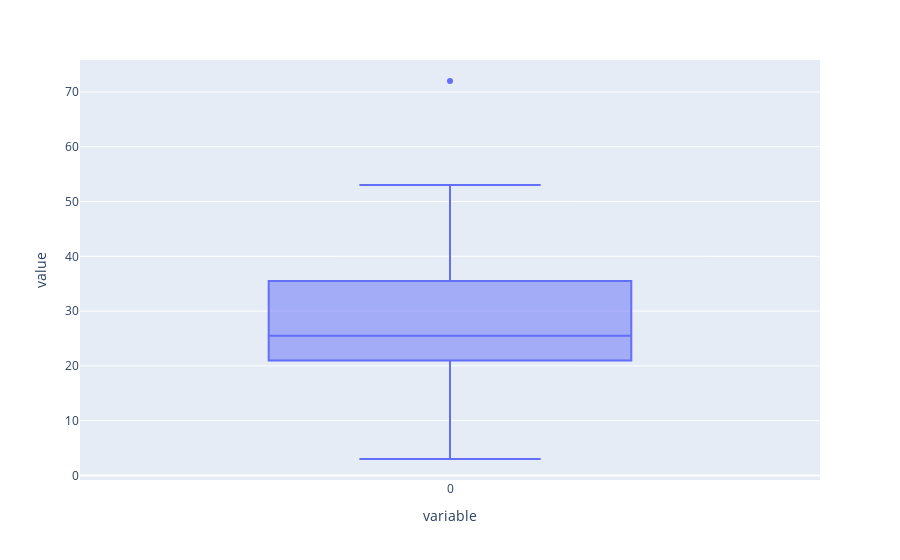

The notebook cell saved with this chart:
### Code cell
umsatz = [3, 10, 21, 23, 25, 26, 29, 35, 36, 38, 45, 53, 72]
anzahl = [1, 5, 6, 5, 3, 3, 4, 3, 4, 2, 1, 2, 1]

expanded_data = []
for value, freq in zip(umsatz, anzahl):
    expanded_data.extend([value] * freq)

expanded_data = pd.Series(expanded_data)

q1 = expanded_data.quantile(0.25)
meadian_val = expanded_data.median()
q3 = expanded_data.quantile(0.75)
    
iQr = q3 - q1

lower_whisker = q1 - iQr * 1.5
upper_whisker = q3 + iQr * 1.5

print({
    "Q1 (Unteres Quartil)": q1,
    "Q2 (Median)": meadian_val,
    "Q3 (Oberes Quartil)": q3,
    "IQR (Interquartilsabstand)": iQr,
    "Untere Whisker-Grenze": lower_whisker,
    "Obere Whisker-Grenze": upper_whisker
})
    
px.box(expanded_data)

### Figure 1 — Plotly figure (JSON) as saved in the notebook; plotly's stock layout.template omitted (floating-point values rounded to 4 significant figures)
{"data": [{"alignmentgroup": "True", "hovertemplate": "variable=%{x}<br>value=%{y}<extra></extra>", "legendgroup": "", "marker": {"color": "#636efa"}, "name": "", "notched": false, "offsetgroup": "", "orientation": "v", "showlegend": false, "type": "box", "x": ["0", "0", "0", "0", "0", "0", "0", "0", "0", "0", "0", "0", "0", "0", "0", "0", "0", "0", "0", "0", "0", "0", "0", "0", "0", "0", "0", "0", "0", "0", "0", "0", "0", "0", "0", "0", "0", "0", "0", "0"], "x0": " ", "xaxis": "x", "y": [3, 10, 10, 10, 10, 10, 21, 21, 21, 21, 21, 21, 23, 23, 23, 23, 23, 25, 25, 25, 26, 26, 26, 29, 29, 29, 29, 35, 35, 35, 36, 36, 36, 36, 38, 38, 45, 53, 53, 72], "y0": " ", "yaxis": "y"}], "layout": {"boxmode": "group", "legend": {"tracegroupgap": 0}, "margin": {"t": 60}, "xaxis": {"anchor": "y", "domain": [0, 1], "title": {"text": "variable"}}, "yaxis": {"anchor": "x", "domain": [0, 1], "title": {"text": "value"}}}}
